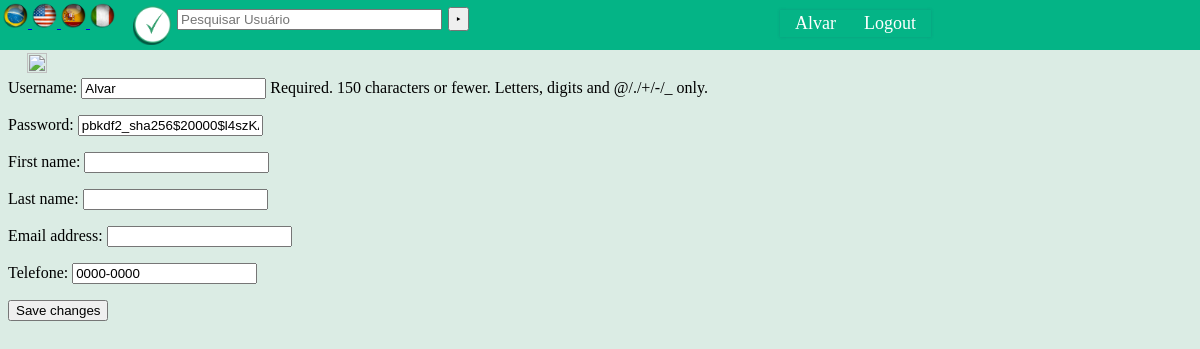
Page /sistema/atualizar_professor/ (signed in) on the earlier database version.
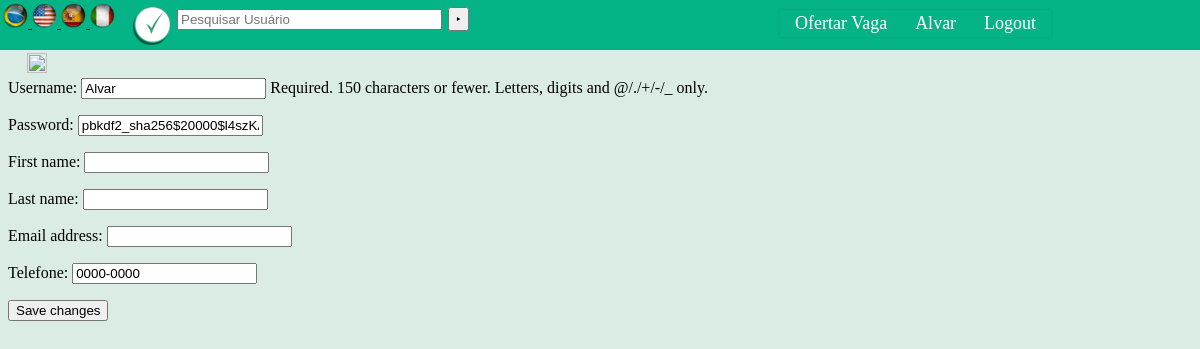
Same page on the later database version.
### sistema/models.py (models this page shows, shortened)
class Profile(models.Model):
    user = models.OneToOneField(User, on_delete=models.CASCADE)
    data_nascimento = models.DateField(null=True, blank=True)
    telefone = models.CharField(max_length=20,default='0000-0000')
    is_aluno = models.BooleanField(default=False)
    is_professor = models.BooleanField(default=False)
    registro_ufrj = models.CharField(max_length=8, default='000000-0')
    departamento = models.CharField(max_length=200, default='nome_departamento')
    url = models.URLField(default='www.default.com')
    chefe_departamento = models.BooleanField(default=False)
    curso = models.CharField(max_length=200, default='curso')
    dre = models.CharField(max_length=8, default='000000-0')

### sistema/views.py (the view)
@login_required
@transaction.atomic
def update_profile(request):
    if request.method == 'POST':
        user_form = UserForm(request.POST, instance=request.user)
        profile_form = ProfileForm(request.POST, instance=request.user.profile)
        if user_form.is_valid() and profile_form.is_valid():
            user_form.save()
            profile_form.save()
            messages.success(request,'Your profile was successfully updated!')
            return redirect(reverse('tela-inicial'))
        else:
            messages.error(request,'Please correct the error below.')
    else:
        user_form = UserForm(instance=request.user)
        profile_form = ProfileForm(instance=request.user.profile)
    return render(request, 'registration/profile.html', {
        'user_form': user_form,
        'profile_form': profile_form
    })

### sistema/forms.py
class UserForm(forms.ModelForm):
    class Meta:
        model = User
        fields = ('username','password','first_name', 'last_name', 'email')

class ProfileForm(forms.ModelForm):
    class Meta:
        model = Profile
        fields = ('telefone',)

### sistema/templates/registration/profile.html (shortened to what this page needs)
{% extends "sistema/base.html" %}
{% block content %}
<form method="post">
  {{ user_form.as_p }}
  {{ profile_form.as_p }}
  <button type="submit">Save changes</button>
</form>
{% endblock %}

### sistema/templates/sistema/base.html (shortened to what this page needs)
{% load static %}
<html>
<head>
</head>
<body style="background-color:#DBECE4;">
    <div id='bar'>
        <table align="left">
            <td align="left">
                <a href="{% url 'tela-inicial' %}" title="Página em Portugués">
                    <img src="{% static "sistema/buttonBrazil.png" %}" width=25px alt="brasil">
                </a>
                <a href="{% url 'tela-inicial' %}" title="Page in English">
                    <img src="{% static "sistema/buttonUSA.png" %}" width=25px>
                </a>
                <a href="{% url 'tela-inicial' %}" title="Página en Español">
                    <img src="{% static "sistema/buttonSpain.png" %}" width=25px>
                </a>
                <a href="{% url 'tela-inicial' %}" title="Pagina in Italiano">
                    <img src="{% static "sistema/buttonItaly.png" %}" width=25px>
                </a>
            </td>
        </table>
        <span class='menuIcon'>
			<table align="left">
				<td align="left">
					<a href="{% url 'tela-inicial' %}" title="MinervApply">
						<img src="{% static "sistema/MinervApply05.png" %}" width=40px>
					</a>
				</td>
				<td align="left">
					<form action="./search_br.html" class="search" method="get">
						<font color="black" face="UBUNTU" size="5">
							<input class="searchbar" id="search" name="quest" type="text" value="" size=30% placeholder="Pesquisar Usu&aacute;rio">
							<input class="searchbut" type="submit" value="&#8227;" />
						</font>
					</form>
				</td>
			</table>
		</span>
        <span class='menubar'>
  <table align="right">
  {% if user.profile.is_professor %}
    <td align="right">
      <font color="white" face="UBUNTU" size="+1">
        <a href="{% url 'adicionar-vaga'%}" >
          Ofertar Vaga
        </a>
      </font>
    </td>
  {% endif %}
  {% if not user.is_anonymous %}
    <td align="right">
      <font color="white" face="UBUNTU" size="+1">
        <a href="./perfilAlterar_Profesore01.html" title="Exibir o seu perfil"> {{ user }} </a>
      </font>
    </td>
    {% endif %}
    <td align="right">
    <font color="white" face="UBUNTU" size="+1">
      {% if user.is_anonymous %}
    <a href="{% url 'login' %}">Login</a>
    {% else %}
    <a href="{% url 'logout' %}">Logout</a>
  {% endif %}
    </td>
  </table>
</span>
    </div>
    <div id='logo'>
        <table align="left">
            <td align="left">
                <img src="{% static "sistema/MinervApply02.png " %}" width=100%>
            </td>
        </table>
    </div>
    <br>
    <br>
    <br>
    <div id='content'>
        {% block content %} {% endblock %}
    </div>
</body>
</html>

### sistema/templates/sistema/base.html (style rules this page uses)
#bar { position: fixed !important; background: #04B486; width: 100%; height: 50px; z-index: 300; top: 0px; padding: 0; left: 0px; font-family: UBUNTU; }
#logo { position: fixed !important; width: 12%; height: 52px; z-index: 300; top: 50px; padding: 0; left: 2%; font-family: UBUNTU; }
.menuIcon { position: absolute; float: hight; top: 0px; margin-left: 1%; }
.menubar { position: absolute; float: hight; top: 10px; left: 30%; margin-left: 35%; color: #FFA; font-size: 14px; font-family: UBUNTU; font-style: normal; font-weight: 300; box-shadow: 0 0 3px rgba(48, 62, 100, 0.2); }
.menubar a { text-decoration: none; color: #FFF; top: -5px; padding-top: 7px; padding-bottom: 7px; padding-left: 12px; padding-right: 12px; }

Differences in the rows shown:
changed Profile: is_professor False → True (drawn)
Other differences:
text now shown: "Ofertar Vaga"
